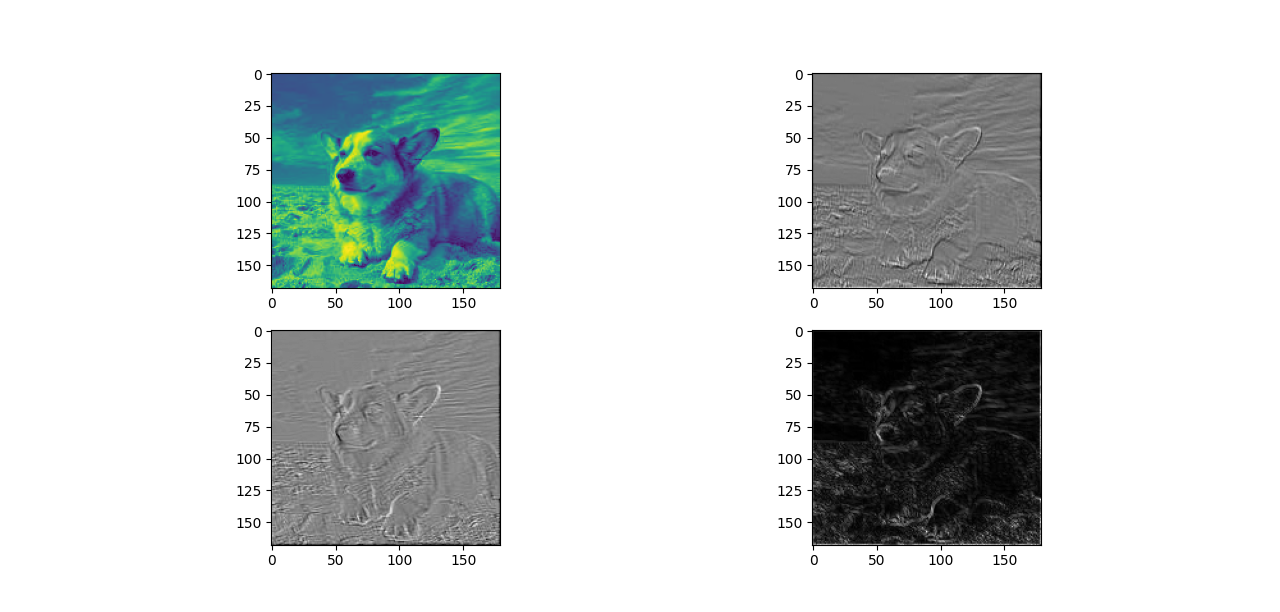

Here is the Python script that generated this plot:
import imageio.v3 as i
import matplotlib.pyplot as plt
import numpy as np

img = i.imread("C:\Users\ACER\Downloads\cv bola.png",mode ='F')

rx =np.array([
    [1,0],
    [0,-1]
])
ry = np.array([
    [0,1],
    [-1,0]

])

ipad = np.pad(img,pad_width=1,mode='constant', constant_values=0)

gx = np.zeros_like(img)
gy = np.zeros_like(img)

for y in range (1,ipad.shape[0]-1):
    for x in range(1, ipad.shape[1]-1):
        area = ipad[y-1:y+2,x-1:x+2]
        gx[y-1,x-1]=np.sum(area[0:2,0:2]*rx)+ np.sum(area[1:3,1:3]*ry)
        gy[y-1,x-1]=np.sum(area[0:2,0:2]*ry) - np.sum(area[1:3,1:3]*rx)

G = np.sqrt(gx**2 +gy**2)

G=(G/G.max())*255
G= np.clip(G,0,255)
G =G.astype(np.uint8)
plt.figure(figsize=(10,10))

plt.subplot(2,2,1)
plt.imshow(img)

plt.subplot(2,2,2)
plt.imshow(gx,cmap='gray')

plt.subplot(2,2,3)
plt.imshow(gy,cmap='gray')

plt.subplot(2,2,4)
plt.imshow(G,cmap='gray')

plt.show()
